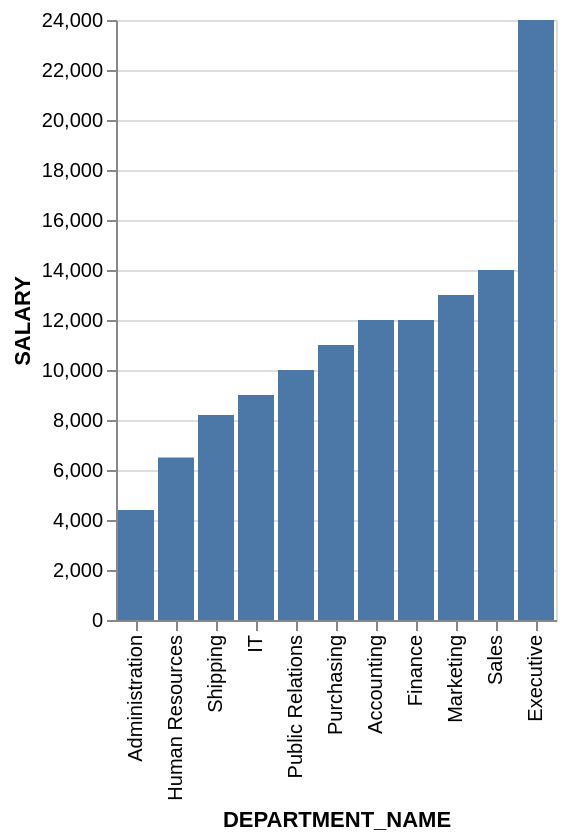

Specify this chart in Vega-Lite:
### Vega-Lite specification from a JSON file in a GitHub repository (floating-point values rounded to 4 significant figures)
{"data": {"values": [{"x_data": "Administration", "y_data": 4400}, {"x_data": "Human Resources", "y_data": 6500}, {"x_data": "Shipping", "y_data": 8200}, {"x_data": "IT", "y_data": 9000}, {"x_data": "Public Relations", "y_data": 10000}, {"x_data": "Purchasing", "y_data": 11000}, {"x_data": "Accounting", "y_data": 12000}, {"x_data": "Finance", "y_data": 12000}, {"x_data": "Marketing", "y_data": 13000}, {"x_data": "Sales", "y_data": 14000}, {"x_data": "Executive", "y_data": 24000}]}, "mark": "bar", "encoding": {"x": {"field": "x_data", "type": "nominal", "title": "DEPARTMENT_NAME", "sort": {"op": "sum", "field": "y_data", "order": "ascending"}}, "y": {"field": "y_data", "type": "quantitative", "title": "SALARY"}}}
